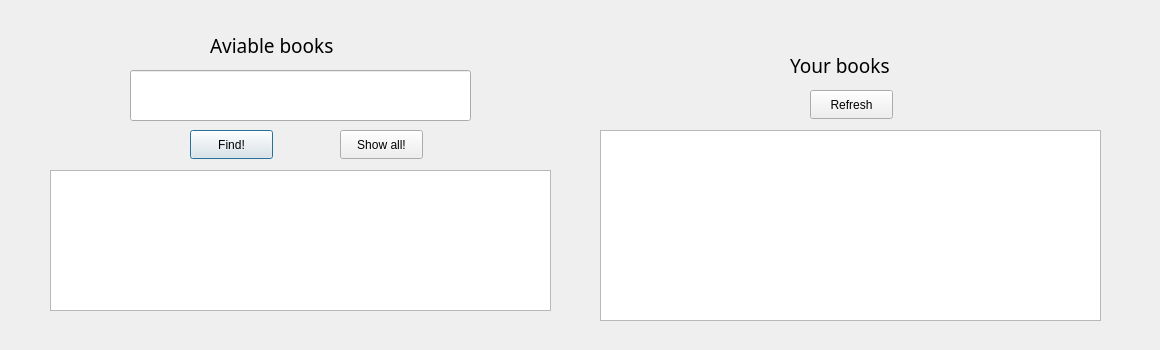
<?xml version="1.0" encoding="UTF-8"?>
<ui version="4.0">
 <class>UserPanel</class>
 <widget class="QDialog" name="UserPanel">
  <property name="geometry">
   <rect>
    <x>0</x>
    <y>0</y>
    <width>1160</width>
    <height>350</height>
   </rect>
  </property>
  <property name="windowTitle">
   <string>Dialog</string>
  </property>
  <widget class="QLabel" name="label">
   <property name="geometry">
    <rect>
     <x>210</x>
     <y>20</y>
     <width>291</width>
     <height>51</height>
    </rect>
   </property>
   <property name="font">
    <font>
     <family>Javanese Text</family>
     <pointsize>14</pointsize>
    </font>
   </property>
   <property name="text">
    <string>Aviable books</string>
   </property>
  </widget>
  <widget class="QLineEdit" name="txtInfo">
   <property name="geometry">
    <rect>
     <x>130</x>
     <y>70</y>
     <width>341</width>
     <height>51</height>
    </rect>
   </property>
  </widget>
  <widget class="QPushButton" name="btnFind">
   <property name="geometry">
    <rect>
     <x>190</x>
     <y>130</y>
     <width>83</width>
     <height>29</height>
    </rect>
   </property>
   <property name="text">
    <string>Find!</string>
   </property>
  </widget>
  <widget class="QListWidget" name="listAviableBooks">
   <property name="geometry">
    <rect>
     <x>50</x>
     <y>170</y>
     <width>501</width>
     <height>141</height>
    </rect>
   </property>
   <property name="font">
    <font>
     <pointsize>12</pointsize>
    </font>
   </property>
  </widget>
  <widget class="QListWidget" name="listMyBooks">
   <property name="geometry">
    <rect>
     <x>600</x>
     <y>130</y>
     <width>501</width>
     <height>191</height>
    </rect>
   </property>
   <property name="font">
    <font>
     <pointsize>12</pointsize>
    </font>
   </property>
  </widget>
  <widget class="QLabel" name="label_2">
   <property name="geometry">
    <rect>
     <x>790</x>
     <y>50</y>
     <width>131</width>
     <height>31</height>
    </rect>
   </property>
   <property name="font">
    <font>
     <family>Javanese Text</family>
     <pointsize>14</pointsize>
    </font>
   </property>
   <property name="text">
    <string>Your books</string>
   </property>
  </widget>
  <widget class="QPushButton" name="btnMyAllBooks">
   <property name="geometry">
    <rect>
     <x>810</x>
     <y>90</y>
     <width>83</width>
     <height>29</height>
    </rect>
   </property>
   <property name="text">
    <string>Refresh</string>
   </property>
  </widget>
  <widget class="QPushButton" name="btnAllBooks">
   <property name="geometry">
    <rect>
     <x>340</x>
     <y>130</y>
     <width>83</width>
     <height>29</height>
    </rect>
   </property>
   <property name="text">
    <string>Show all!</string>
   </property>
  </widget>
 </widget>
 <resources/>
 <connections/>
</ui>
